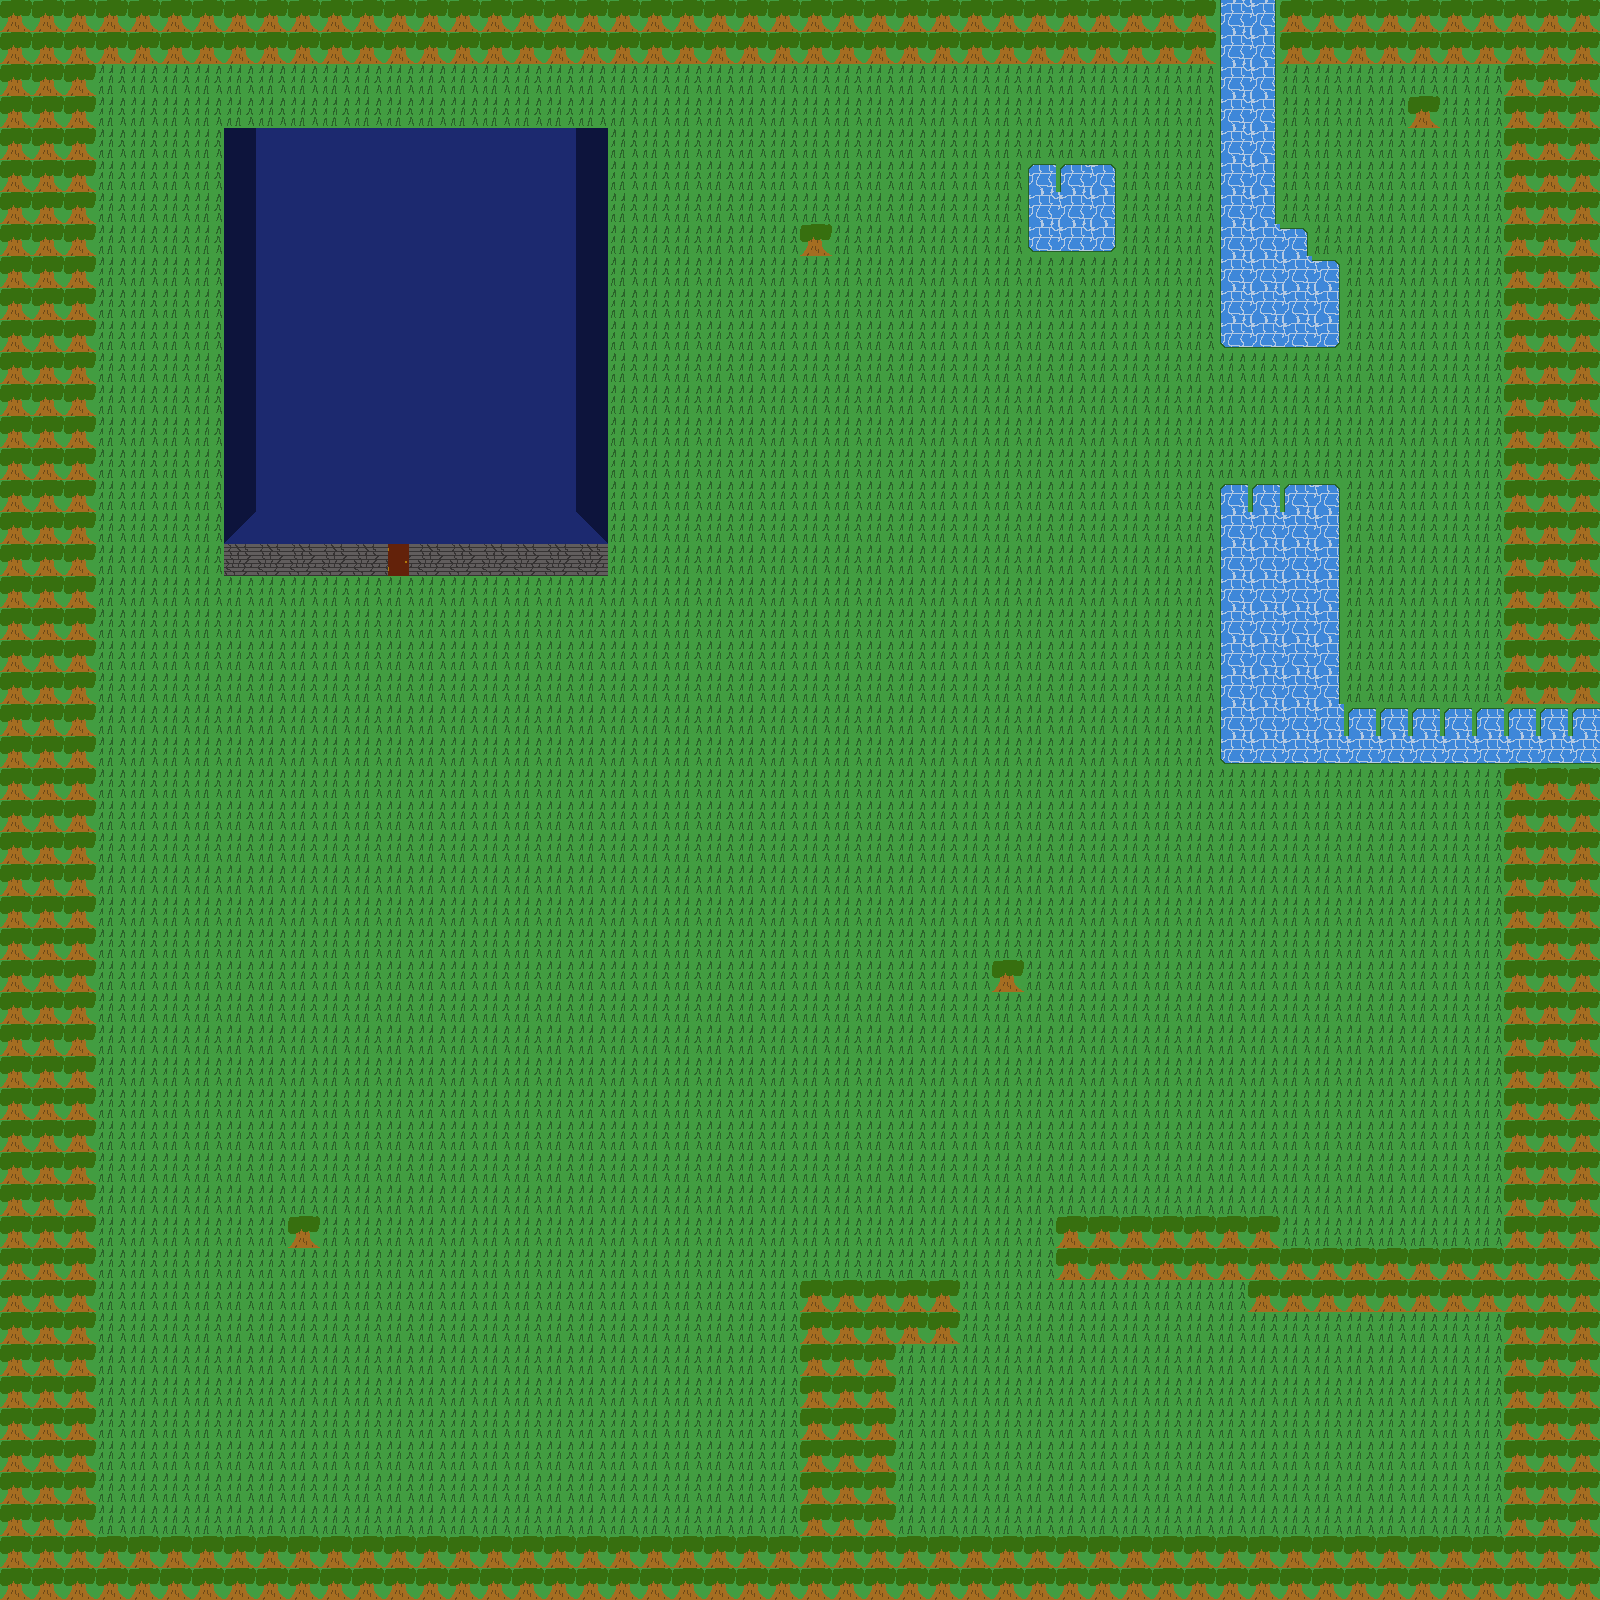

A 2D game scene composited from a Tiled map and its tileset images. What follows is a short description and the map's XML, with every tile layer's data as written:
An orthogonal 50x50 tile map with 32x32 px tiles, 1 tile layer (Tiles), 2 tilesets and 1 object.

<map version="1.8" tiledversion="1.8.2" orientation="orthogonal" renderorder="right-down" width="50" height="50" tilewidth="32" tileheight="32" infinite="0" nextlayerid="3" nextobjectid="9">
 <tileset firstgid="1" name="worldTIleSet" tilewidth="32" tileheight="32" tilecount="20" columns="4">
  <image source="../Sprites/tileset.png" width="128" height="160" />
 </tileset>
 <tileset firstgid="21" name="elephant" tilewidth="32" tileheight="32" tilecount="16" columns="4">
  <image source="../Sprites/player.png" width="128" height="128" />
 </tileset>
 <layer id="1" name="Tiles" width="50" height="50">
  <data encoding="csv">
3,3,3,3,3,3,3,3,3,3,3,3,3,3,3,3,3,3,3,3,3,3,3,3,3,3,3,3,3,3,3,3,3,3,3,3,3,3,6,7,3,3,3,3,3,3,3,3,3,3,
3,3,3,3,3,3,3,3,3,3,3,3,3,3,3,3,3,3,3,3,3,3,3,3,3,3,3,3,3,3,3,3,3,3,3,3,3,3,6,7,3,3,3,3,3,3,3,3,3,3,
3,3,3,1,1,1,1,1,1,1,1,1,1,1,1,1,1,1,1,1,1,1,1,1,1,1,1,1,1,1,1,1,1,1,1,1,1,1,6,7,1,1,1,1,1,1,1,3,3,3,
3,3,3,1,1,1,1,1,1,1,1,1,1,1,1,1,1,1,1,1,1,1,1,1,1,1,1,1,1,1,1,1,1,1,1,1,1,1,6,7,1,1,1,1,3,1,1,3,3,3,
3,3,3,1,1,1,1,18,17,17,17,17,17,17,17,17,17,17,18,1,1,1,1,1,1,1,1,1,1,1,1,1,1,1,1,1,1,1,6,7,1,1,1,1,1,1,1,3,3,3,
3,3,3,1,1,1,1,18,17,17,17,17,17,17,17,17,17,17,18,1,1,1,1,1,1,1,1,1,1,1,1,1,10,10,11,1,1,1,6,7,1,1,1,1,1,1,1,3,3,3,
3,3,3,1,1,1,1,18,17,17,17,17,17,17,17,17,17,17,18,1,1,1,1,1,1,1,1,1,1,1,1,1,6,5,7,1,1,1,6,7,1,1,1,1,1,1,1,3,3,3,
3,3,3,1,1,1,1,18,17,17,17,17,17,17,17,17,17,17,18,1,1,1,1,1,1,3,1,1,1,1,1,1,13,9,12,1,1,1,6,5,11,1,1,1,1,1,1,3,3,3,
3,3,3,1,1,1,1,18,17,17,17,17,17,17,17,17,17,17,18,1,1,1,1,1,1,1,1,1,1,1,1,1,1,1,1,1,1,1,6,5,5,11,1,1,1,1,1,3,3,3,
3,3,3,1,1,1,1,18,17,17,17,17,17,17,17,17,17,17,18,1,1,1,1,1,1,1,1,1,1,1,1,1,1,1,1,1,1,1,6,5,5,7,1,1,1,1,1,3,3,3,
3,3,3,1,1,1,1,18,17,17,17,17,17,17,17,17,17,17,18,1,1,1,1,1,1,1,1,1,1,1,1,1,1,1,1,1,1,1,13,9,9,12,1,1,1,1,1,3,3,3,
3,3,3,1,1,1,1,18,17,17,17,17,17,17,17,17,17,17,18,1,1,1,1,1,1,1,1,1,1,1,1,1,1,1,1,1,1,1,1,1,1,1,1,1,1,1,1,3,3,3,
3,3,3,1,1,1,1,18,17,17,17,17,17,17,17,17,17,17,18,1,1,1,1,1,1,1,1,1,1,1,1,1,1,1,1,1,1,1,1,1,1,1,1,1,1,1,1,3,3,3,
3,3,3,1,1,1,1,18,17,17,17,17,17,17,17,17,17,17,18,1,1,1,1,1,1,1,1,1,1,1,1,1,1,1,1,1,1,1,1,1,1,1,1,1,1,1,1,3,3,3,
3,3,3,1,1,1,1,18,17,17,17,17,17,17,17,17,17,17,18,1,1,1,1,1,1,1,1,1,1,1,1,1,1,1,1,1,1,1,1,1,1,1,1,1,1,1,1,3,3,3,
3,3,3,1,1,1,1,18,17,17,17,17,17,17,17,17,17,17,18,1,1,1,1,1,1,1,1,1,1,1,1,1,1,1,1,1,1,1,10,10,10,11,1,1,1,1,1,3,3,3,
3,3,3,1,1,1,1,20,17,17,17,17,17,17,17,17,17,17,19,1,1,1,1,1,1,1,1,1,1,1,1,1,1,1,1,1,1,1,6,5,5,7,1,1,1,1,1,3,3,3,
3,3,3,1,1,1,1,14,14,14,14,14,16,14,14,14,14,14,14,1,1,1,1,1,1,1,1,1,1,1,1,1,1,1,1,1,1,1,6,5,5,7,1,1,1,1,1,3,3,3,
3,3,3,1,1,1,1,1,1,1,1,1,1,1,1,1,1,1,1,1,1,1,1,1,1,1,1,1,1,1,1,1,1,1,1,1,1,1,6,5,5,7,1,1,1,1,1,3,3,3,
3,3,3,1,1,1,1,1,1,1,1,1,1,1,1,1,1,1,1,1,1,1,1,1,1,1,1,1,1,1,1,1,1,1,1,1,1,1,6,5,5,7,1,1,1,1,1,3,3,3,
3,3,3,1,1,1,1,1,1,1,1,1,1,1,1,1,1,1,1,1,1,1,1,1,1,1,1,1,1,1,1,1,1,1,1,1,1,1,6,5,5,7,1,1,1,1,1,3,3,3,
3,3,3,1,1,1,1,1,1,1,1,1,1,1,1,1,1,1,1,1,1,1,1,1,1,1,1,1,1,1,1,1,1,1,1,1,1,1,6,5,5,7,1,1,1,1,1,3,3,3,
3,3,3,1,1,1,1,1,1,1,1,1,1,1,1,1,1,1,1,1,1,1,1,1,1,1,1,1,1,1,1,1,1,1,1,1,1,1,6,5,5,5,10,10,10,10,10,10,10,10,
3,3,3,1,1,1,1,1,1,1,1,1,1,1,1,1,1,1,1,1,1,1,1,1,1,1,1,1,1,1,1,1,1,1,1,1,1,1,13,9,9,9,9,9,9,9,9,9,9,9,
3,3,3,1,1,1,1,1,1,1,1,1,1,1,1,1,1,1,1,1,1,1,1,1,1,1,1,1,1,1,1,1,1,1,1,1,1,1,1,1,1,1,1,1,1,1,1,3,3,3,
3,3,3,1,1,1,1,1,1,1,1,1,1,1,1,1,1,1,1,1,1,1,1,1,1,1,1,1,1,1,1,1,1,1,1,1,1,1,1,1,1,1,1,1,1,1,1,3,3,3,
3,3,3,1,1,1,1,1,1,1,1,1,1,1,1,1,1,1,1,1,1,1,1,1,1,1,1,1,1,1,1,1,1,1,1,1,1,1,1,1,1,1,1,1,1,1,1,3,3,3,
3,3,3,1,1,1,1,1,1,1,1,1,1,1,1,1,1,1,1,1,1,1,1,1,1,1,1,1,1,1,1,1,1,1,1,1,1,1,1,1,1,1,1,1,1,1,1,3,3,3,
3,3,3,1,1,1,1,1,1,1,1,1,1,1,1,1,1,1,1,1,1,1,1,1,1,1,1,1,1,1,1,1,1,1,1,1,1,1,1,1,1,1,1,1,1,1,1,3,3,3,
3,3,3,1,1,1,1,1,1,1,1,1,1,1,1,1,1,1,1,1,1,1,1,1,1,1,1,1,1,1,1,1,1,1,1,1,1,1,1,1,1,1,1,1,1,1,1,3,3,3,
3,3,3,1,1,1,1,1,1,1,1,1,1,1,1,1,1,1,1,1,1,1,1,1,1,1,1,1,1,1,1,3,1,1,1,1,1,1,1,1,1,1,1,1,1,1,1,3,3,3,
3,3,3,1,1,1,1,1,1,1,1,1,1,1,1,1,1,1,1,1,1,1,1,1,1,1,1,1,1,1,1,1,1,1,1,1,1,1,1,1,1,1,1,1,1,1,1,3,3,3,
3,3,3,1,1,1,1,1,1,1,1,1,1,1,1,1,1,1,1,1,1,1,1,1,1,1,1,1,1,1,1,1,1,1,1,1,1,1,1,1,1,1,1,1,1,1,1,3,3,3,
3,3,3,1,1,1,1,1,1,1,1,1,1,1,1,1,1,1,1,1,1,1,1,1,1,1,1,1,1,1,1,1,1,1,1,1,1,1,1,1,1,1,1,1,1,1,1,3,3,3,
3,3,3,1,1,1,1,1,1,1,1,1,1,1,1,1,1,1,1,1,1,1,1,1,1,1,1,1,1,1,1,1,1,1,1,1,1,1,1,1,1,1,1,1,1,1,1,3,3,3,
3,3,3,1,1,1,1,1,1,1,1,1,1,1,1,1,1,1,1,1,1,1,1,1,1,1,1,1,1,1,1,1,1,1,1,1,1,1,1,1,1,1,1,1,1,1,1,3,3,3,
3,3,3,1,1,1,1,1,1,1,1,1,1,1,1,1,1,1,1,1,1,1,1,1,1,1,1,1,1,1,1,1,1,1,1,1,1,1,1,1,1,1,1,1,1,1,1,3,3,3,
3,3,3,1,1,1,1,1,1,1,1,1,1,1,1,1,1,1,1,1,1,1,1,1,1,1,1,1,1,1,1,1,1,1,1,1,1,1,1,1,1,1,1,1,1,1,1,3,3,3,
3,3,3,1,1,1,1,1,1,3,1,1,1,1,1,1,1,1,1,1,1,1,1,1,1,1,1,1,1,1,1,1,1,3,3,3,3,3,3,3,1,1,1,1,1,1,1,3,3,3,
3,3,3,1,1,1,1,1,1,1,1,1,1,1,1,1,1,1,1,1,1,1,1,1,1,1,1,1,1,1,1,1,1,3,3,3,3,3,3,3,3,3,3,3,3,3,3,3,3,3,
3,3,3,1,1,1,1,1,1,1,1,1,1,1,1,1,1,1,1,1,1,1,1,1,1,3,3,3,3,3,1,1,1,1,1,1,1,1,1,3,3,3,3,3,3,3,3,3,3,3,
3,3,3,1,1,1,1,1,1,1,1,1,1,1,1,1,1,1,1,1,1,1,1,1,1,3,3,3,3,3,1,1,1,1,1,1,1,1,1,1,1,1,1,1,1,1,1,3,3,3,
3,3,3,1,1,1,1,1,1,1,1,1,1,1,1,1,1,1,1,1,1,1,1,1,1,3,3,3,1,1,1,1,1,1,1,1,1,1,1,1,1,1,1,1,1,1,1,3,3,3,
3,3,3,1,1,1,1,1,1,1,1,1,1,1,1,1,1,1,1,1,1,1,1,1,1,3,3,3,1,1,1,1,1,1,1,1,1,1,1,1,1,1,1,1,1,1,1,3,3,3,
3,3,3,1,1,1,1,1,1,1,1,1,1,1,1,1,1,1,1,1,1,1,1,1,1,3,3,3,1,1,1,1,1,1,1,1,1,1,1,1,1,1,1,1,1,1,1,3,3,3,
3,3,3,1,1,1,1,1,1,1,1,1,1,1,1,1,1,1,1,1,1,1,1,1,1,3,3,3,1,1,1,1,1,1,1,1,1,1,1,1,1,1,1,1,1,1,1,3,3,3,
3,3,3,1,1,1,1,1,1,1,1,1,1,1,1,1,1,1,1,1,1,1,1,1,1,3,3,3,1,1,1,1,1,1,1,1,1,1,1,1,1,1,1,1,1,1,1,3,3,3,
3,3,3,1,1,1,1,1,1,1,1,1,1,1,1,1,1,1,1,1,1,1,1,1,1,3,3,3,1,1,1,1,1,1,1,1,1,1,1,1,1,1,1,1,1,1,1,3,3,3,
3,3,3,3,3,3,3,3,3,3,3,3,3,3,3,3,3,3,3,3,3,3,3,3,3,3,3,3,3,3,3,3,3,3,3,3,3,3,3,3,3,3,3,3,3,3,3,3,3,3,
3,3,3,3,3,3,3,3,3,3,3,3,3,3,3,3,3,3,3,3,3,3,3,3,3,3,3,3,3,3,3,3,3,3,3,3,3,3,3,3,3,3,3,3,3,3,3,3,3,3
</data>
 </layer>
 <objectgroup id="2" name="Objects">
  <object id="8" gid="21" x="383" y="613" width="32" height="32" />
 </objectgroup>
</map>